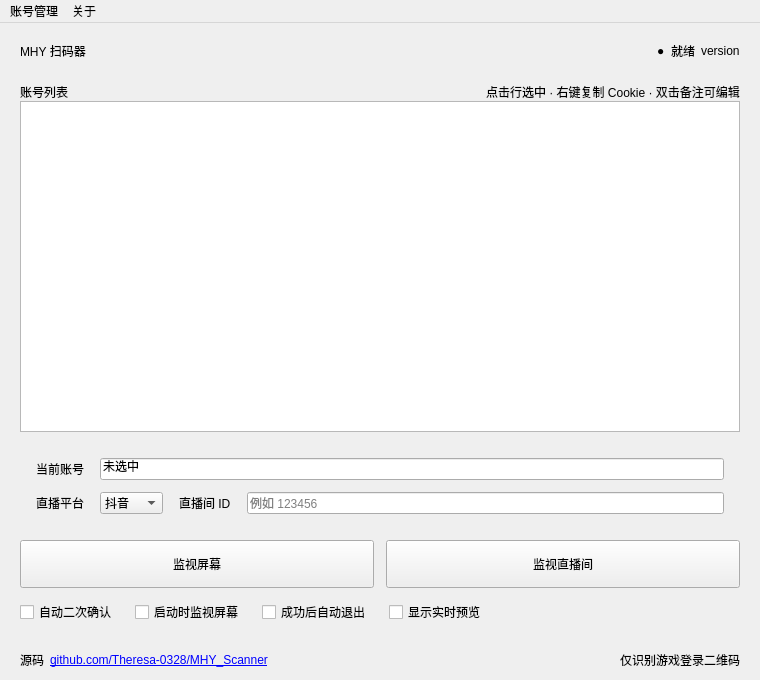
<?xml version="1.0" encoding="UTF-8"?>
<ui version="4.0">
 <class>WindowMain</class>
 <widget class="QMainWindow" name="WindowMain">
  <property name="geometry">
   <rect>
    <x>0</x>
    <y>0</y>
    <width>760</width>
    <height>680</height>
   </rect>
  </property>
  <property name="minimumSize">
   <size>
    <width>680</width>
    <height>600</height>
   </size>
  </property>
  <property name="windowTitle">
   <string>MHY扫码器</string>
  </property>
  <widget class="QWidget" name="centralWidget">
   <layout class="QVBoxLayout" name="rootLayout">
    <property name="leftMargin">
     <number>0</number>
    </property>
    <property name="topMargin">
     <number>0</number>
    </property>
    <property name="rightMargin">
     <number>0</number>
    </property>
    <property name="bottomMargin">
     <number>0</number>
    </property>
    <property name="spacing">
     <number>0</number>
    </property>
    <item>
     <widget class="QFrame" name="headerFrame">
      <property name="minimumSize">
       <size>
        <width>0</width>
        <height>56</height>
       </size>
      </property>
      <property name="maximumSize">
       <size>
        <width>16777215</width>
        <height>56</height>
       </size>
      </property>
      <property name="frameShape">
       <enum>QFrame::NoFrame</enum>
      </property>
      <layout class="QHBoxLayout" name="headerLayout">
       <property name="leftMargin">
        <number>20</number>
       </property>
       <property name="topMargin">
        <number>0</number>
       </property>
       <property name="rightMargin">
        <number>20</number>
       </property>
       <property name="bottomMargin">
        <number>0</number>
       </property>
       <item>
        <widget class="QLabel" name="labelTitle">
         <property name="text">
          <string>MHY 扫码器</string>
         </property>
        </widget>
       </item>
       <item>
        <spacer name="headerSpacer">
         <property name="orientation">
          <enum>Qt::Horizontal</enum>
         </property>
         <property name="sizeHint" stdset="0">
          <size>
           <width>40</width>
           <height>20</height>
          </size>
         </property>
        </spacer>
       </item>
       <item>
        <widget class="QLabel" name="labelStatusDot">
         <property name="text">
          <string>●</string>
         </property>
        </widget>
       </item>
       <item>
        <widget class="QLabel" name="labelStatus">
         <property name="text">
          <string>就绪</string>
         </property>
        </widget>
       </item>
       <item>
        <widget class="QLabel" name="label_3">
         <property name="text">
          <string>version</string>
         </property>
        </widget>
       </item>
      </layout>
     </widget>
    </item>
    <item>
     <layout class="QVBoxLayout" name="bodyLayout">
      <property name="leftMargin">
       <number>20</number>
      </property>
      <property name="topMargin">
       <number>4</number>
      </property>
      <property name="rightMargin">
       <number>20</number>
      </property>
      <property name="bottomMargin">
       <number>16</number>
      </property>
      <property name="spacing">
       <number>12</number>
      </property>
      <item>
       <widget class="QFrame" name="tableCard">
        <property name="frameShape">
         <enum>QFrame::NoFrame</enum>
        </property>
        <layout class="QVBoxLayout" name="tableCardLayout">
         <property name="leftMargin">
          <number>0</number>
         </property>
         <property name="topMargin">
          <number>0</number>
         </property>
         <property name="rightMargin">
          <number>0</number>
         </property>
         <property name="bottomMargin">
          <number>0</number>
         </property>
         <property name="spacing">
          <number>0</number>
         </property>
         <item>
          <layout class="QHBoxLayout" name="tableHeaderLayout">
           <property name="spacing">
            <number>8</number>
           </property>
           <item>
            <widget class="QLabel" name="labelSectionAccounts">
             <property name="text">
              <string>账号列表</string>
             </property>
            </widget>
           </item>
           <item>
            <spacer name="tableHeaderSpacer">
             <property name="orientation">
              <enum>Qt::Horizontal</enum>
             </property>
             <property name="sizeHint" stdset="0">
              <size>
               <width>20</width>
               <height>16</height>
              </size>
             </property>
            </spacer>
           </item>
           <item>
            <widget class="QLabel" name="labelAccountHint">
             <property name="text">
              <string>点击行选中 · 右键复制 Cookie · 双击备注可编辑</string>
             </property>
            </widget>
           </item>
          </layout>
         </item>
         <item>
          <widget class="QTableWidget" name="tableWidget">
           <property name="minimumSize">
            <size>
             <width>0</width>
             <height>220</height>
            </size>
           </property>
           <property name="focusPolicy">
            <enum>Qt::ClickFocus</enum>
           </property>
           <property name="editTriggers">
            <set>QAbstractItemView::DoubleClicked</set>
           </property>
           <property name="alternatingRowColors">
            <bool>true</bool>
           </property>
           <property name="selectionMode">
            <enum>QAbstractItemView::SingleSelection</enum>
           </property>
           <property name="selectionBehavior">
            <enum>QAbstractItemView::SelectRows</enum>
           </property>
           <property name="showGrid">
            <bool>false</bool>
           </property>
           <attribute name="horizontalHeaderStretchLastSection">
            <bool>true</bool>
           </attribute>
           <attribute name="verticalHeaderVisible">
            <bool>false</bool>
           </attribute>
          </widget>
         </item>
        </layout>
       </widget>
      </item>
      <item>
       <widget class="QFrame" name="configCard">
        <property name="frameShape">
         <enum>QFrame::NoFrame</enum>
        </property>
        <layout class="QGridLayout" name="configGrid">
         <property name="leftMargin">
          <number>16</number>
         </property>
         <property name="topMargin">
          <number>14</number>
         </property>
         <property name="rightMargin">
          <number>16</number>
         </property>
         <property name="bottomMargin">
          <number>14</number>
         </property>
         <property name="horizontalSpacing">
          <number>16</number>
         </property>
         <property name="verticalSpacing">
          <number>12</number>
         </property>
         <item row="0" column="0">
          <widget class="QLabel" name="labelUname">
           <property name="text">
            <string>当前账号</string>
           </property>
          </widget>
         </item>
         <item row="0" column="1" colspan="3">
          <widget class="QLineEdit" name="lineEditUname">
           <property name="enabled">
            <bool>true</bool>
           </property>
           <property name="text">
            <string>未选中</string>
           </property>
           <property name="readOnly">
            <bool>true</bool>
           </property>
           <property name="placeholderText">
            <string>请在上方列表选择账号</string>
           </property>
          </widget>
         </item>
         <item row="1" column="0">
          <widget class="QLabel" name="labelLiveName_2">
           <property name="text">
            <string>直播平台</string>
           </property>
          </widget>
         </item>
         <item row="1" column="1">
          <widget class="QComboBox" name="comboBox">
           <item>
            <property name="text">
             <string>抖音</string>
            </property>
           </item>
           <item>
            <property name="text">
             <string>BiliBili</string>
            </property>
           </item>
          </widget>
         </item>
         <item row="1" column="2">
          <widget class="QLabel" name="labelLiveName">
           <property name="text">
            <string>直播间 ID</string>
           </property>
          </widget>
         </item>
         <item row="1" column="3">
          <widget class="QLineEdit" name="lineEditLiveId">
           <property name="placeholderText">
            <string>例如 123456</string>
           </property>
          </widget>
         </item>
        </layout>
       </widget>
      </item>
      <item>
       <layout class="QHBoxLayout" name="actionLayout">
        <property name="spacing">
         <number>12</number>
        </property>
        <item>
         <widget class="QPushButton" name="pBtstartScreen">
          <property name="minimumSize">
           <size>
            <width>0</width>
            <height>48</height>
           </size>
          </property>
          <property name="cursor">
           <cursorShape>PointingHandCursor</cursorShape>
          </property>
          <property name="text">
           <string>监视屏幕</string>
          </property>
          <property name="checkable">
           <bool>true</bool>
          </property>
         </widget>
        </item>
        <item>
         <widget class="QPushButton" name="pBtStream">
          <property name="minimumSize">
           <size>
            <width>0</width>
            <height>48</height>
           </size>
          </property>
          <property name="cursor">
           <cursorShape>PointingHandCursor</cursorShape>
          </property>
          <property name="text">
           <string>监视直播间</string>
          </property>
          <property name="checkable">
           <bool>true</bool>
          </property>
         </widget>
        </item>
       </layout>
      </item>
      <item>
       <layout class="QHBoxLayout" name="optionLayout">
        <property name="spacing">
         <number>18</number>
        </property>
        <item>
         <widget class="QCheckBox" name="checkBoxAutoLogin">
          <property name="text">
           <string>自动二次确认</string>
          </property>
         </widget>
        </item>
        <item>
         <widget class="QCheckBox" name="checkBoxAutoScreen">
          <property name="enabled">
           <bool>true</bool>
          </property>
          <property name="text">
           <string>启动时监视屏幕</string>
          </property>
         </widget>
        </item>
        <item>
         <widget class="QCheckBox" name="checkBoxAutoExit">
          <property name="text">
           <string>成功后自动退出</string>
          </property>
         </widget>
        </item>
        <item>
         <widget class="QCheckBox" name="checkBoxPreview">
          <property name="toolTip">
           <string>勾选后，监视屏幕/直播间时会额外弹出一个实时画面窗口，便于确认识别情况；取消勾选则下次监视不再显示。</string>
          </property>
          <property name="text">
           <string>显示实时预览</string>
          </property>
         </widget>
        </item>
        <item>
         <spacer name="optionSpacer">
          <property name="orientation">
           <enum>Qt::Horizontal</enum>
          </property>
          <property name="sizeHint" stdset="0">
           <size>
            <width>20</width>
            <height>16</height>
           </size>
          </property>
         </spacer>
        </item>
       </layout>
      </item>
     </layout>
    </item>
    <item>
     <widget class="QFrame" name="footerFrame">
      <property name="minimumSize">
       <size>
        <width>0</width>
        <height>40</height>
       </size>
      </property>
      <property name="maximumSize">
       <size>
        <width>16777215</width>
        <height>40</height>
       </size>
      </property>
      <property name="frameShape">
       <enum>QFrame::NoFrame</enum>
      </property>
      <layout class="QHBoxLayout" name="footerLayout">
       <property name="leftMargin">
        <number>20</number>
       </property>
       <property name="topMargin">
        <number>0</number>
       </property>
       <property name="rightMargin">
        <number>20</number>
       </property>
       <property name="bottomMargin">
        <number>0</number>
       </property>
       <item>
        <widget class="QLabel" name="label_2">
         <property name="text">
          <string>源码</string>
         </property>
        </widget>
       </item>
       <item>
        <widget class="QLabel" name="label">
         <property name="text">
          <string>&lt;a href=&quot;https://github.com/Theresa-0328/MHY_Scanner&quot;&gt;github.com/Theresa-0328/MHY_Scanner&lt;/a&gt;</string>
         </property>
         <property name="openExternalLinks">
          <bool>true</bool>
         </property>
        </widget>
       </item>
       <item>
        <spacer name="footerSpacer">
         <property name="orientation">
          <enum>Qt::Horizontal</enum>
         </property>
         <property name="sizeHint" stdset="0">
          <size>
           <width>20</width>
           <height>16</height>
          </size>
         </property>
        </spacer>
       </item>
       <item>
        <widget class="QLabel" name="labelFooterHint">
         <property name="text">
          <string>仅识别游戏登录二维码</string>
         </property>
        </widget>
       </item>
      </layout>
     </widget>
    </item>
   </layout>
  </widget>
  <widget class="QMenuBar" name="menuBar">
   <property name="geometry">
    <rect>
     <x>0</x>
     <y>0</y>
     <width>760</width>
     <height>22</height>
    </rect>
   </property>
   <widget class="QMenu" name="menu">
    <property name="title">
     <string>账号管理</string>
    </property>
    <addaction name="action1_3"/>
    <addaction name="action2_3"/>
    <addaction name="action1_4"/>
    <addaction name="action1_5"/>
   </widget>
   <widget class="QMenu" name="menu_2">
    <property name="title">
     <string>关于</string>
    </property>
    <addaction name="action1_2"/>
    <addaction name="action2_2"/>
   </widget>
   <addaction name="menu"/>
   <addaction name="menu_2"/>
  </widget>
  <action name="a1">
   <property name="text">
    <string>设置</string>
   </property>
  </action>
  <action name="action1">
   <property name="text">
    <string>反馈问题</string>
   </property>
  </action>
  <action name="action2">
   <property name="text">
    <string>项目主页</string>
   </property>
  </action>
  <action name="action1_2">
   <property name="text">
    <string>关于</string>
   </property>
  </action>
  <action name="action2_2">
   <property name="text">
    <string>帮助和反馈</string>
   </property>
  </action>
  <action name="action1_3">
   <property name="text">
    <string>添加账号</string>
   </property>
  </action>
  <action name="action2_3">
   <property name="text">
    <string>删除账号</string>
   </property>
  </action>
  <action name="action1_4">
   <property name="text">
    <string>设为默认账号</string>
   </property>
  </action>
  <action name="action1_5">
   <property name="text">
    <string>打开配置文件</string>
   </property>
  </action>
 </widget>
 <resources>
  <include location="../Resources/MHY_Scanner.qrc"/>
 </resources>
 <connections/>
</ui>
